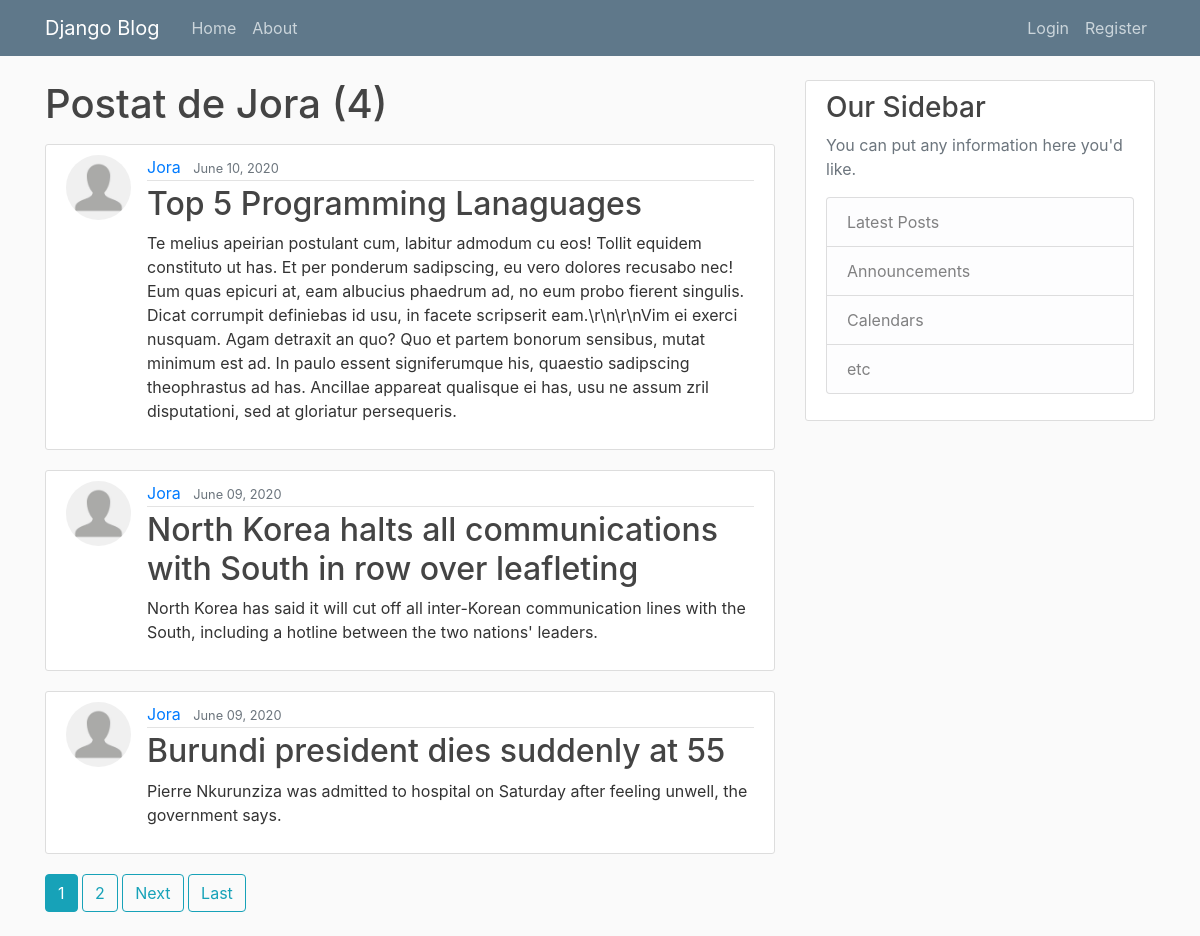
The page /user/Jora on the database its author committed.
### blog/models.py (models this page shows, shortened)
class Post(models.Model):
  title = models.CharField(max_length=100)
  content = models.TextField()
  date_posted = models.DateTimeField(default=timezone.now)
  author = models.ForeignKey(User, on_delete=models.CASCADE)

### users/models.py (models this page shows, shortened)
class Profile(models.Model):
  user = models.OneToOneField(User, on_delete=models.CASCADE)
  image = models.ImageField(default='default.jpg', upload_to='profile_pics')

### blog/views.py (the view)
# urls.py: path('user/<str:username>', UserPostListView.as_view(), name='user-posts'),
class UserPostListView(ListView):
  model = Post
  template_name = 'blog/user_posts.html'
  context_object_name = 'posts'
  ordering = ['-date_posted']
  paginate_by = 3
  def get_queryset(self):
    user = get_object_or_404(User, username=self.kwargs.get('username'))
    return Post.objects.filter(author=user).order_by('-date_posted')

### blog/templates/blog/user_posts.html (shortened to what this page needs)
{% extends 'blog/base.html' %}
{% block content %}
<h1 class="mb-3">Postat de {{ view.kwargs.username }} ({{ page_obj.paginator.count }})</h1>
  {% for post in posts %}
  <article class="media content-section">
    <img class="rounded-circle article-img" src="{{ post.author.profile.image.url }}" alt="">
    <div class="media-body">
      <div class="article-metadata">
        <a class="mr-2" href="{% url 'user-posts' post.author.username %}">{{ post.author }}</a>
        <small class="text-muted">{{ post.date_posted|date:"F d, Y" }}</small>
      </div>
      <h2><a class="article-title" href="{% url 'post-detail' post.id %}">{{ post.title }}</a></h2>
      <p class="article-content">{{ post.content }}</p>
    </div>
  </article>
  {% endfor %}
  {% if is_paginated %}
    {% for num in page_obj.paginator.page_range %}
      {% if page_obj.number == num %}
        <a class="btn btn-info mb-4" href="?page={{ num }}">{{ num }}</a>
      {% elif num > page_obj.number|add:'-3' and  num < page_obj.number|add:'3'%}
        <a class="btn btn-outline-info mb-4" href="?page={{ num }}">{{ num }}</a>
      {% endif %}
    {% endfor %}
    {% if page_obj.has_next %}
      <a class="btn btn-outline-info mb-4" href="?page={{ page_obj.next_page_number }}">Next</a>
      <a class="btn btn-outline-info mb-4" href="?page={{ page_obj.paginator.num_pages }}">Last</a>
    {% endif %}
  {% endif %}
{% endblock content %}

### blog/static/blog/css/main.css (style rules this page uses)
body { background: #fafafa; color: #333333; margin-top: 5rem; }
h1, h2, h3, h4, h5, h6 { color: #444444; }
.content-section { background: #ffffff; padding: 10px 20px; border: 1px solid #dddddd; border-radius: 3px; margin-bottom: 20px; }
.article-title { color: #444444; }
.article-content { white-space: pre-line; }
.article-img { height: 65px; width: 65px; margin-right: 16px; }
.article-metadata { padding-bottom: 1px; margin-bottom: 4px; border-bottom: 1px solid #e3e3e3 }

### rows shown on the page
Post: author.profile.image (placeholder picture), author "Jora", date_posted "June 10, 2020", title "Top 5 Programming Lanaguages", content "Te melius apeirian postulant cum, labitur admodum cu eos! Tollit equidem constituto ut has. Et per ponderum sadipscing, eu vero dolores recusabo nec! Eum quas epicuri at, eam albucius phaedrum ad, no eum probo fierent singulis. Dicat corrumpit definiebas id usu, in facete scripserit eam.\\r\\n\\r\\nVim ei exerci nusquam. Agam detraxit an quo? Quo et partem bonorum sensibus, mutat minimum est ad. In paulo essent signiferumque his, quaestio sadipscing theophrastus ad has. Ancillae appareat qualisque ei has, usu ne assum zril disputationi, sed at gloriatur persequeris."
Post: author.profile.image (placeholder picture), author "Jora", date_posted "June 09, 2020", title "North Korea halts all communications with South in row over leafleting", content "North Korea has said it will cut off all inter-Korean communication lines with the South, including a hotline between the two nations' leaders."
Post: author.profile.image (placeholder picture), author "Jora", date_posted "June 09, 2020", title "Burundi president dies suddenly at 55", content "Pierre Nkurunziza was admitted to hospital on Saturday after feeling unwell, the government says."

### other values the page prints
{{ view.kwargs.username }} "Jora"
{{ page_obj.paginator.count }} "4"
{{ num }} "1"
{{ num }} "2"
